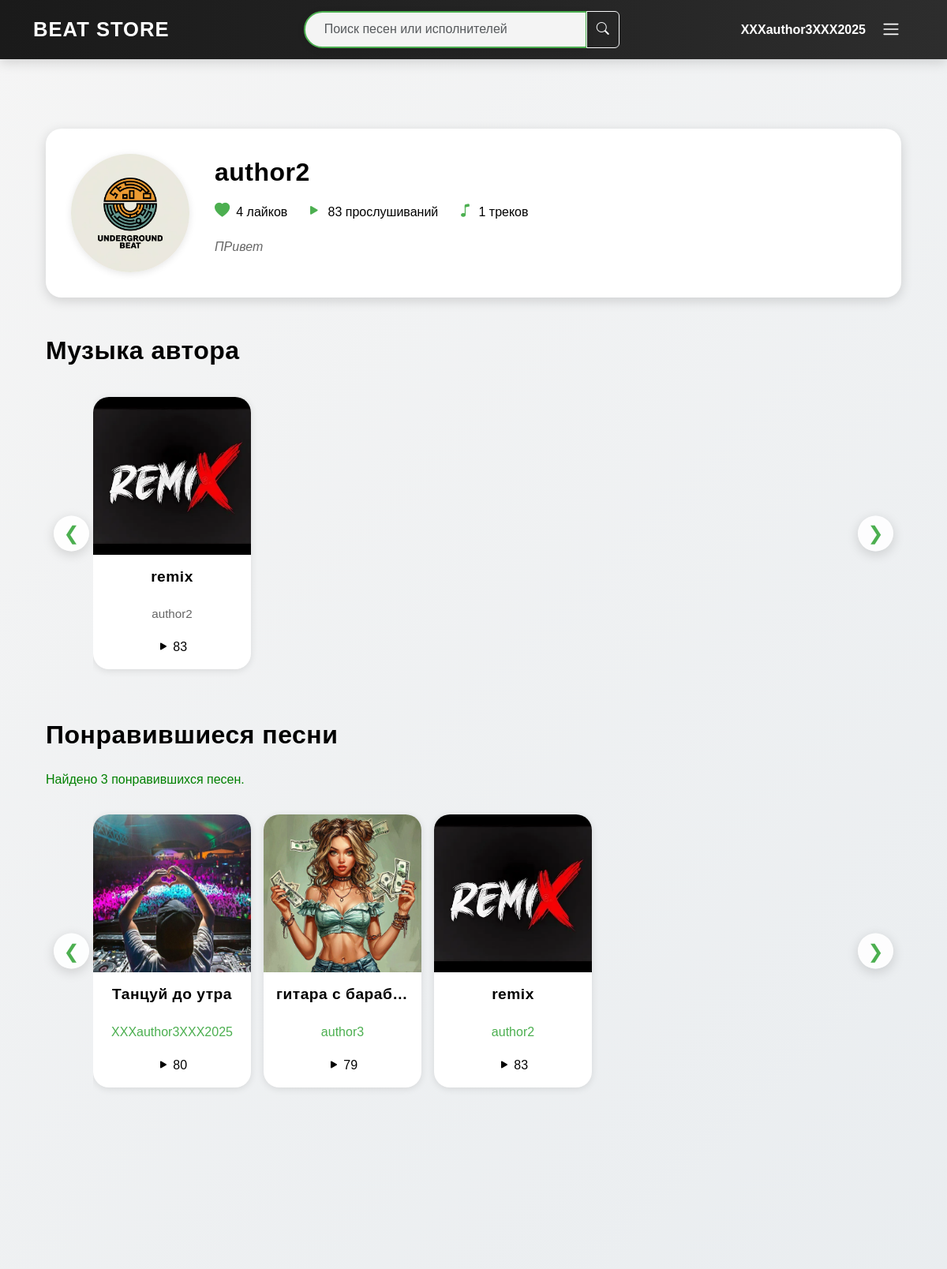
The page /profile/author2/ (signed in, upper part) on the database as committed earlier.
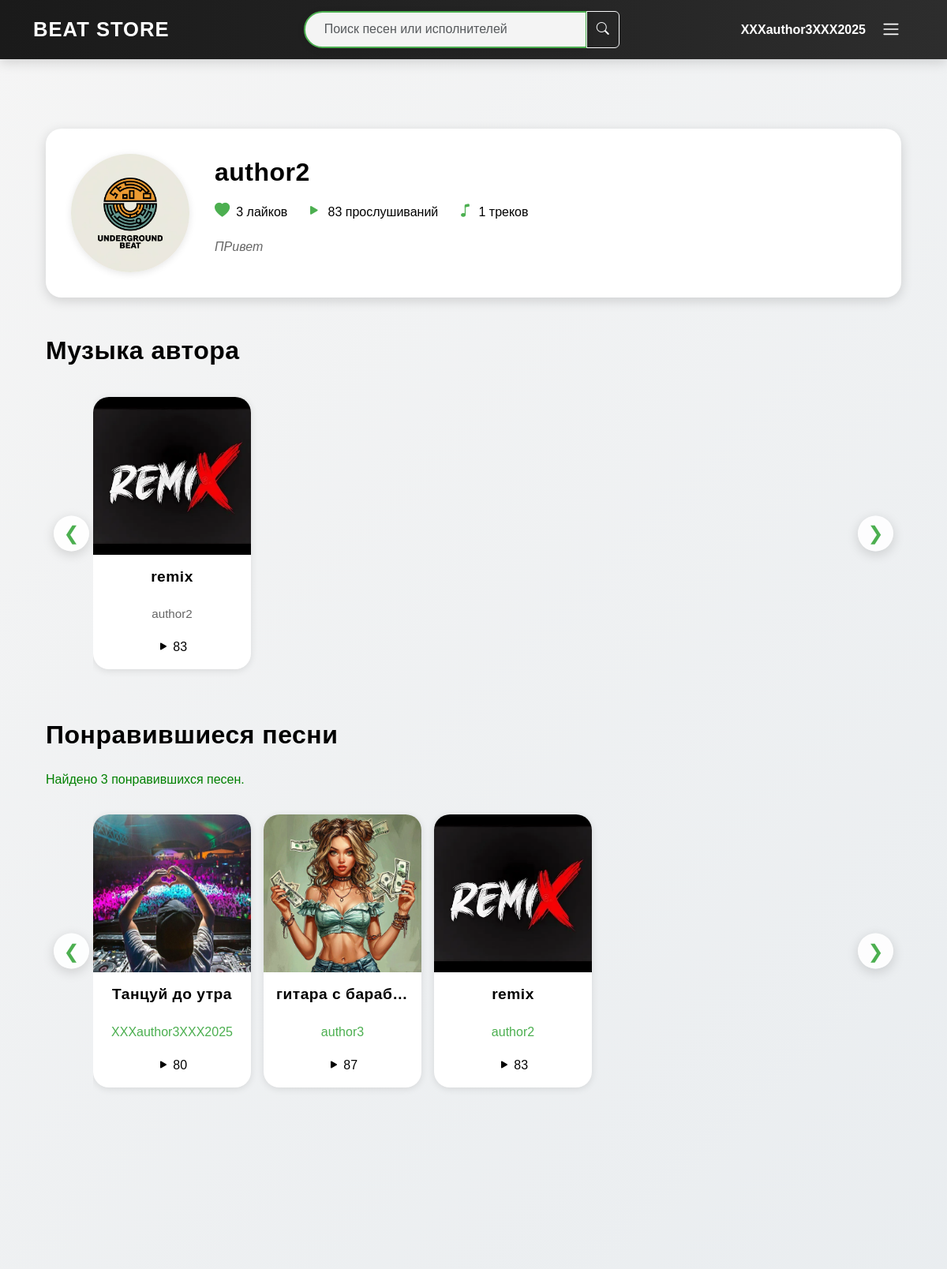
The same page on the database as committed later.
### store/models.py (models this page shows, shortened)
class Profile(models.Model):
    user = models.OneToOneField(
        User,
        on_delete=models.CASCADE,
        related_name='profile',
        verbose_name='Пользователь'
    )
    status = models.CharField(
        max_length=100,
        blank=True,
        default='',
        verbose_name='Статус'
    )
    photo = models.ImageField(
        upload_to='profile_photos/',
        null=True,
        blank=True,
        verbose_name='Фото'
    )
    @property
    def total_likes(self):
        return self.user.songs.aggregate(total=Count('likes'))['total'] or 0
    @property
    def total_plays(self):
        return self.user.songs.aggregate(total=Sum('total_plays'))['total'] or 0
    class Meta:
        verbose_name = 'Профиль'
        verbose_name_plural = 'Профили'

class User(AbstractUser):
    email = models.EmailField(unique=True, verbose_name='Электронная почта')
    balance = models.DecimalField(max_digits=10, decimal_places=2, default=0.00, verbose_name='Баланс')
    class Meta:
        verbose_name = 'Пользователь'
        verbose_name_plural = 'Пользователи'
        indexes = [models.Index(fields=['username', 'email'])]

class Song(models.Model):
    title = models.CharField(max_length=100, verbose_name='Название')
    path = models.FileField(upload_to='songs/', verbose_name='Файл')
    cover = models.ImageField(upload_to='covers/', null=True, blank=True, verbose_name='Обложка')
    likes = models.ManyToManyField(
        User,
        related_name='liked_songs',
        blank=True,
        verbose_name='Лайки'
    )
    author = models.ForeignKey(
        User,
        on_delete=models.CASCADE,
        related_name='songs',
        verbose_name='Автор'
    )
    genre = models.ForeignKey(
        Genre,
        on_delete=models.SET_NULL,
        null=True,
        blank=True,
        verbose_name='Жанр'
    )
    price = models.DecimalField(
        max_digits=8,
        decimal_places=2,
        default=0.00,
        verbose_name='Цена'
    )
    total_plays = models.PositiveIntegerField(default=0, verbose_name='Количество прослушиваний')
    created_at = models.DateTimeField(auto_now_add=True, verbose_name='Дата создания')
    @property
    def total_likes(self):
        return self.likes.count()
    class Meta:
        verbose_name = 'Песня'
        verbose_name_plural = 'Песни'
        ordering = ['-created_at']
        indexes = [
            models.Index(fields=['created_at']),
            models.Index(fields=['total_plays']),
            models.Index(fields=['author', 'created_at']),
        ]

### store/views.py (the view)
# urls.py: path('profile/<str:username>/', views.profile, name='profile'),
@login_required
def profile(request, username):
    user = get_object_or_404(User, username=username)
    profile = get_object_or_404(Profile, user=user)
    is_own_profile = request.user.username == username
    songs = Song.objects.filter(author=user).order_by('-created_at')
    liked_songs = Song.objects.filter(likes=user).order_by('-created_at')
    if request.method == 'POST':
        form = ProfileForm(request.POST, request.FILES, instance=profile)
        if form.is_valid():
            form.save()
            messages.success(request, 'Профиль успешно обновлён.')
            return redirect('store:profile', username=username)
        else:
            messages.error(request, 'Ошибка при обновлении профиля. Проверьте данные.')
    else:
        form = ProfileForm(instance=profile)
    songs_json = [
        {
            'id': song.id,
            'path': song.path.url,
            'title': song.title,
            'author': song.author.username,
            'total_likes': song.total_likes,
            'price': float(song.price),
            'total_plays': song.total_plays
        }
        for song in (list(songs) + list(liked_songs))
    ]
    context = {
        'profile': profile,
        'is_own_profile': is_own_profile,
        'songs': songs,
        'liked_songs': liked_songs,
        'songs_json': json.dumps(songs_json, ensure_ascii=False),
        'form': form,
    }
    logger.debug(f"Profile view: username={username}, songs={songs.count()}, liked_songs={liked_songs.count()}")
    return render(request, 'store/profile.html', context)

### store/forms.py
class ProfileForm(forms.ModelForm):
    class Meta:
        model = Profile
        fields = ['status', 'photo']
        widgets = {
            'status': forms.Textarea(attrs={'rows': 3, 'class': 'form-control'}),
            'photo': forms.ClearableFileInput(attrs={'class': 'form-control-file'}),
        }

### store/templates/store/profile.html (shortened to what the changed rows need)
{% extends 'store/base.html' %}
{% load static %}
{% block extra_css %}
    <link href="https://cdn.jsdelivr.net/npm/bootstrap-icons@1.10.5/font/bootstrap-icons.css" rel="stylesheet">
    <link rel="stylesheet" href="{% static 'css/style.css' %}">
    <link rel="stylesheet" href="{% static 'css/profile.css' %}">
{% endblock %}
{% block content %}
    <main>
        <section class="profile-section mb-5">
            <div class="profile-header">
                <div class="profile-image-container">
                    <img src="{% if profile.photo %}{{ profile.photo.url }}{% else %}{% static 'images/default_profile.png' %}{% endif %}"
                         alt="Фото профиля" class="profile-image" loading="lazy">
                </div>
                <div class="profile-details">
                    <h1 class="profile-title">{{ profile.user.username }}</h1>
                    <div class="profile-stats">
                        <span><i class="bi bi-heart-fill"></i> {{ profile.total_likes }} лайков</span>
                        <span><i class="bi bi-play-fill"></i> {{ profile.total_plays }} прослушиваний</span>
                        <span><i class="bi bi-music-note"></i> {{ songs|length }} треков</span>
                    </div>
                    <p class="profile-status">
                        {% if profile.status %}{{ profile.status }}{% else %}<em>Статус не указан</em>{% endif %}
                    </p>
                </div>
            </div>
        </section>
        <section class="category mb-5">
            <h2>Музыка автора</h2>
        </section>
        <section class="category mb-5">
            <h2>Понравившиеся песни</h2>
            <div class="songs-container position-relative">
                <div class="songs" id="liked-songs">
                    {% for song in liked_songs %}
                        <div class="song-item" data-song-id="{{ song.id }}">
                            <div class="song-image-container">
                            </div>
                            <div class="song-info text-center">
                                <h3 class="song-title">{{ song.title }}</h3>
                                <p class="song-author">
                                    <a href="{% url 'store:profile' song.author.username %}" class="song-author-link">{{ song.author.username }}</a>
                                </p>
                                <div class="song-stats">
                                    <span id="plays-count-{{ song.id }}"><i class="bi bi-play-fill"></i> {{ song.total_plays|default:0 }}</span>
                                </div>
                            </div>
                        </div>
                    {% empty %}
                        <p>У этого пользователя ещё нет понравившихся песен.</p>
                    {% endfor %}
                </div>
            </div>
        </section>
    </main>
{% endblock %}

Rows that differ between the two databases and show on the page:
computed for Profile "ПРивет": total_likes "4" → "3"
changed Song "гитара с бараб…": total_plays "79" → "87"
